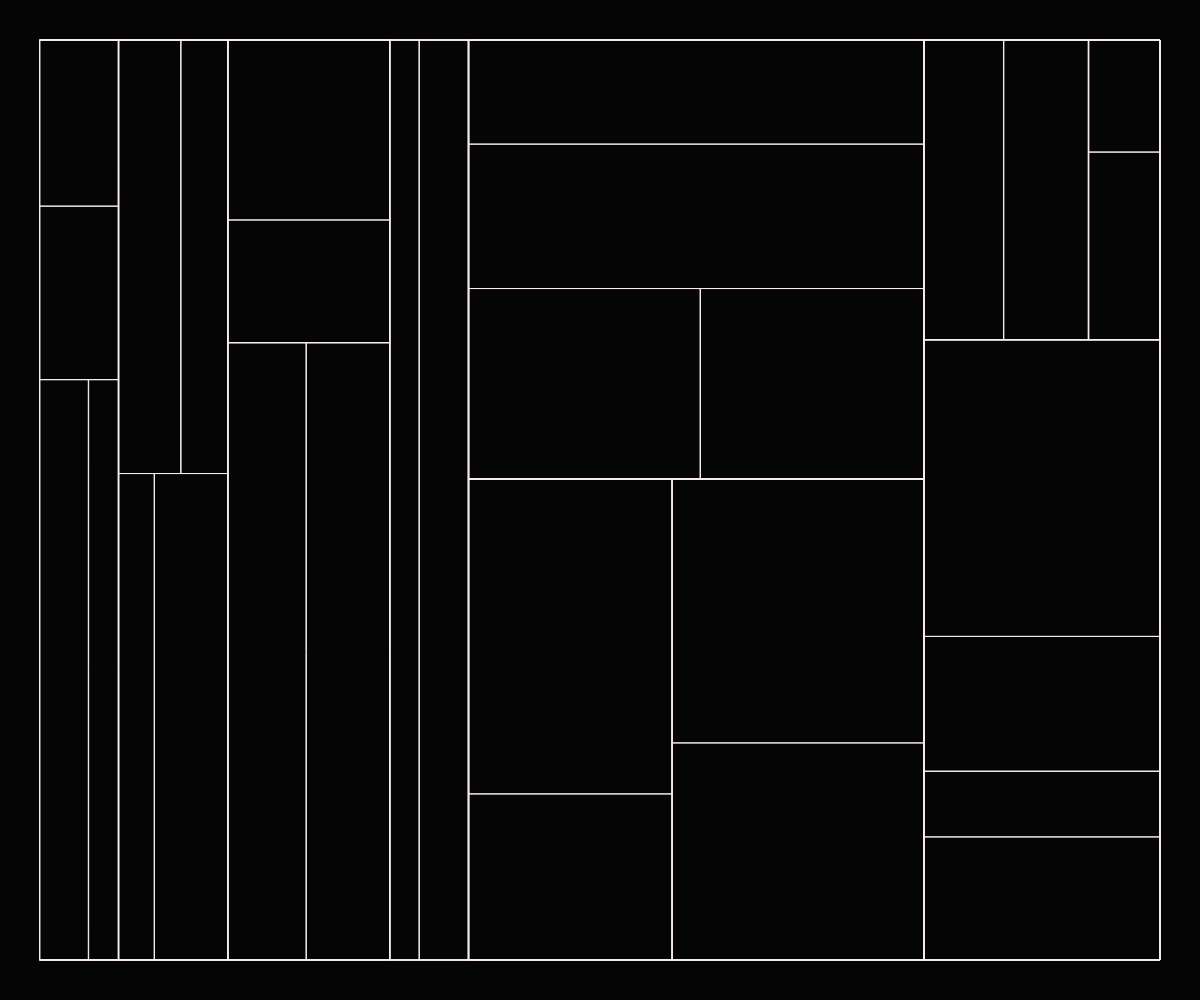
Frame 1 (no input)
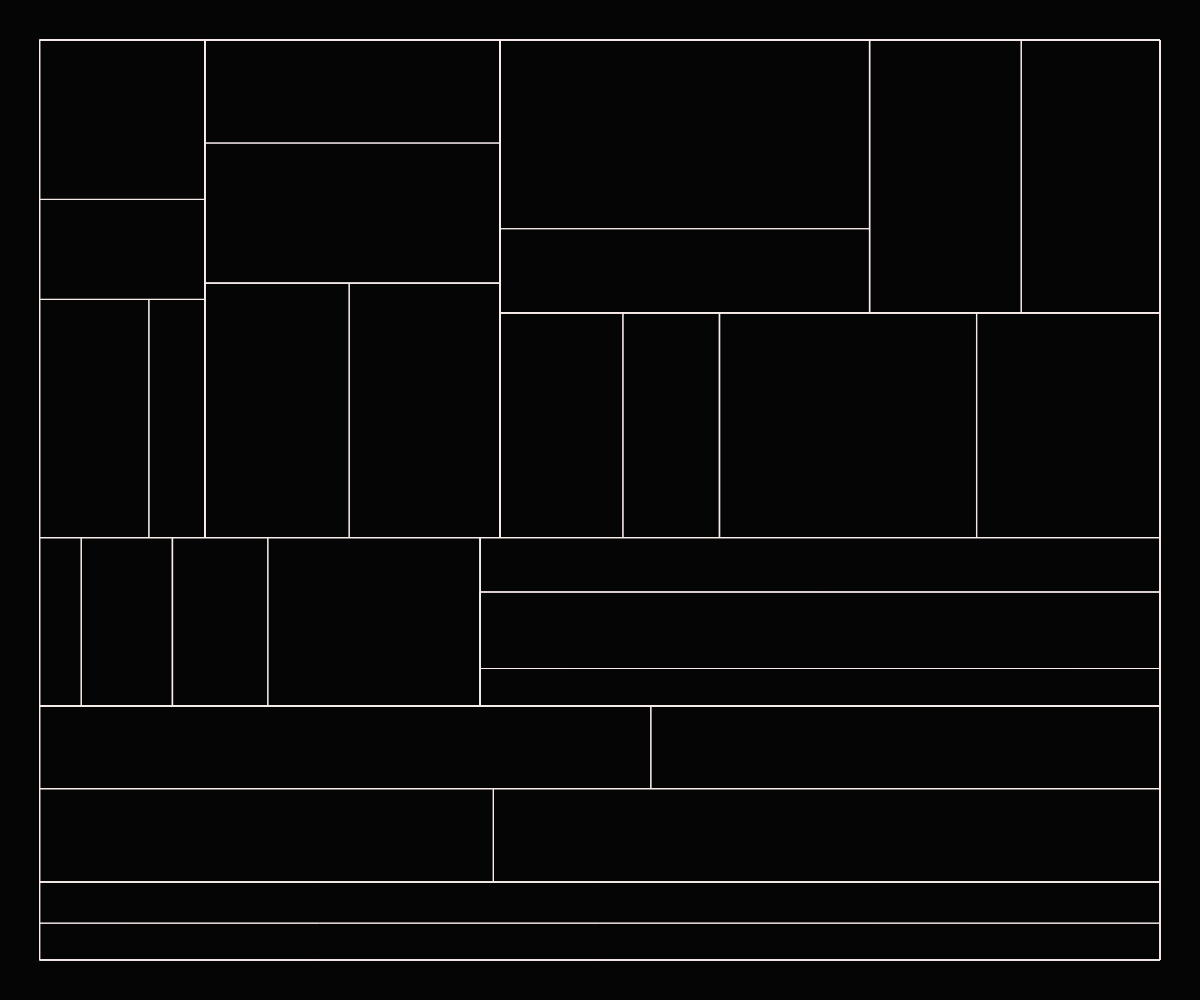
Frame 2 (the mouse pressed at the canvas centre, redrawn once)

The p5.js sketch that drew these frames (run headless with seeded random() and noise() and a simulated clock; the mouse was pressed at the canvas centre and the sketch redrawn once):

// p5.js sketch
// ── sketch.js
function setup() {
  createCanvas(windowWidth, windowHeight);
  noLoop();
}

function draw() {
  background('#050505');
  splitCell(40, 40, width - 80, height - 80, 0);
}

function splitCell(x, y, w, h, depth) {
  stroke('#f8edeb');
  noFill();
  rect(x, y, w, h);
  if (depth > 4 || min(w, h) < 60) return;
  if (random() > 0.5) {
    const hw = w * random(0.3, 0.7);
    splitCell(x, y, hw, h, depth + 1);
    splitCell(x + hw, y, w - hw, h, depth + 1);
  } else {
    const hh = h * random(0.3, 0.7);
    splitCell(x, y, w, hh, depth + 1);
    splitCell(x, y + hh, w, h - hh, depth + 1);
  }
}

function windowResized() {
  resizeCanvas(windowWidth, windowHeight);
  redraw();
}
